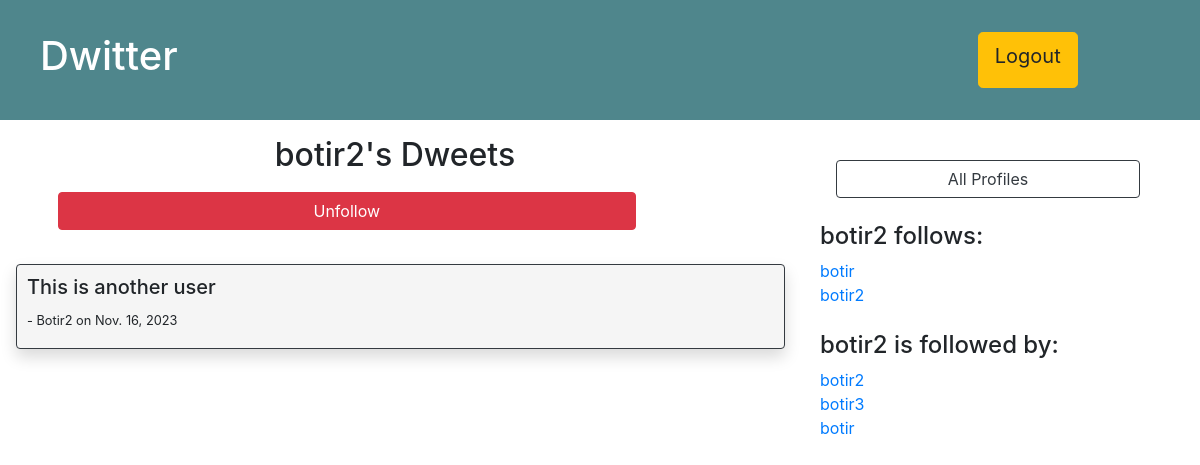
/detail_profile/14 (signed in), run on the app's committed database.
### app/models.py (models this page shows, shortened)
class Profile(models.Model):
    username = models.OneToOneField(User, on_delete=models.CASCADE)
    follows = models.ManyToManyField(
        'self',
        related_name='followed_by',
        blank=True,
        symmetrical=False
        )
    def __str__(self):
        return f'{str(self.username)}'

class Dweet(models.Model):
    author = models.ForeignKey(User, on_delete=models.CASCADE)
    body = models.TextField(default='')
    created_on = models.DateTimeField(auto_now_add=True)

### app/views.py (the view, shortened to what this page needs)
# urls.py: path('detail_profile/<int:id>', detail_profile, name='detail_profile'),
def detail_profile(request, id):
    profile = Profile.objects.get(id=id)
    dweets = Dweet.objects.filter(author=profile.username).order_by('-created_on')
    my_profile = Profile.objects.get(pk=(request.user.id-2))
    context = {
        'profile': profile,
        'dweets': dweets,
        'my_profile': my_profile
    }
    return render(request, 'app/my_profile.html', context)

### app/templates/app/my_profile.html (shortened to what this page needs)
{% extends 'app/index.html' %}
{% block content %}
<div class="row">
    <div class="col-lg-8">
        {% if profile.username == request.user %}
        <h2 class="text-center">Your Dweets</h2>
        {% else %}
        <h2 class="text-center">{{profile}}'s Dweets</h2>
        <form method="post">
            {% if profile in my_profile.follows.all %}
                <button class="btn btn-danger text-center w-75 ml-lg-5" name="follow" value="unfollow">Unfollow</button>
            {% else %}
                <button class="btn btn-success text-center w-75 ml-lg-5" name="follow" value="follow">Follow</button>
            {% endif %}
        </form>
        {% endif %}
        {% for dweet in dweets %}
            <div class="dweet mt-4 border border-dark shadow ml-3">
                <h5>{{dweet.body}}</h5>
                <p><small>- {{dweet.author|capfirst}} on {{dweet.created_on.date}}</small></p>
            </div>
        {% endfor %}
    </div>
    <div class="col-lg-4">
        <a href="{% url 'all_profiles' %}" class="btn btn-outline-dark text-lg-center mt-4 ml-3" style="width: 80%;">All Profiles</a>
        {% if profile.username == request.user %}
        <h4 class="mt-4">You follow:</h4>
        {% else %}
        <h4 class="mt-4">{{profile}} follows:</h4>
        {% endif %}
            {% for profile in profile.follows.all %}
                <a href="{% url 'detail_profile' profile.id %}">
                    {{ profile }}
                </a><br>
            {% endfor %}
        <br>
        {% if profile.username == request.user %}
        <h4>You're followed by:</h4>
        {% else %}
        <h4>{{profile}} is followed by:</h4>
        {% endif %}
        {% for profile in profile.followed_by.all %}
                <a href="{% url 'detail_profile' profile.id %}">
                    {{ profile }}
                </a><br>
        {% endfor %}
    </div>
</div>
{% endblock %}

### app/templates/app/index.html (style rules this page uses)
form { padding: 10px; }
body { margin: 0; padding: 0; }
.dweet { border-radius: 4px; background-color: whitesmoke; padding: 10px 10px 1px 10px; margin: 5px; }

### data on the page
Profile: username.username "botir2"
Dweet: body "This is another user", author "Botir2", created_on "Nov. 16, 2023"
Profile: username.username "botir"
Profile: username.username "botir3"
